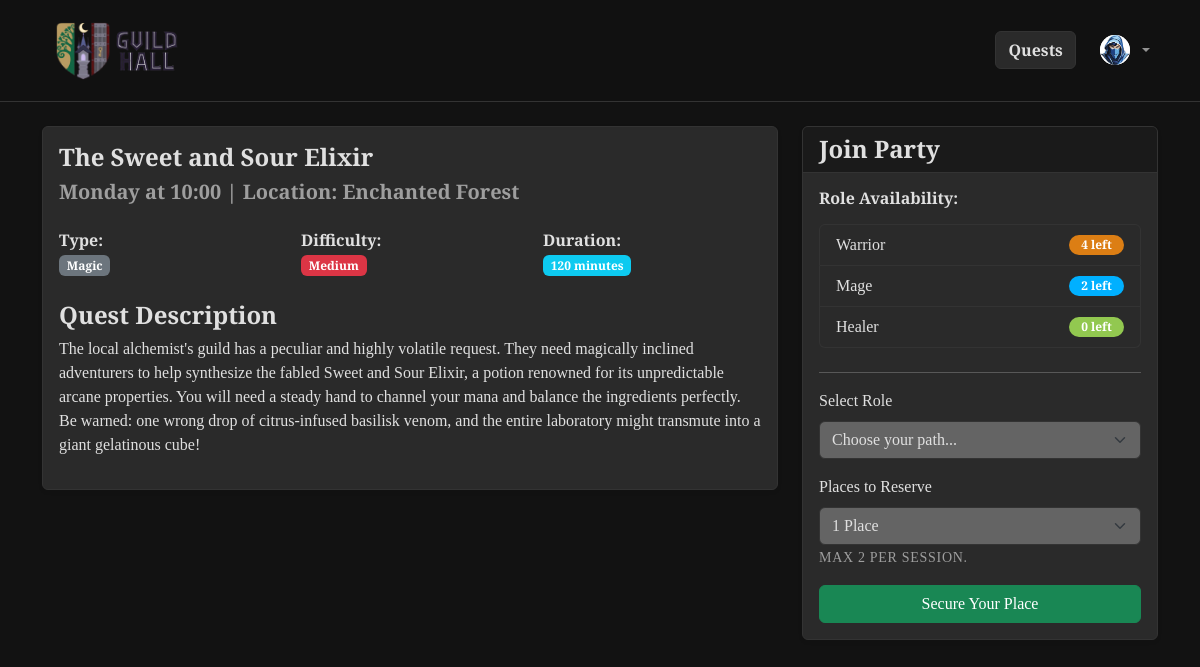
/session/1 (signed in), run on the app's committed database.
### tables this page shows
CREATE TABLE "quests" (
	"QId"	INTEGER,
	"title"	TEXT NOT NULL,
	"duration"	INTEGER NOT NULL,
	"quest_type"	TEXT NOT NULL,
	"difficulty"	TEXT NOT NULL,
	"description"	TEXT,
	"image_filename"	TEXT,
	PRIMARY KEY("QId" AUTOINCREMENT)
);

### app.py (the view, shortened to what this page needs)
@app.route('/session/<int:session_id>', methods=['GET', 'POST'])
@app.route('/session/<int:session_id>', methods=['GET', 'POST'])
def session_detail(session_id):
    session_data = db.get_session_details(session_id)
    if not session_data:
        flash("Quest session not found.", "danger")
        return redirect(url_for('index'))
    availability = db.get_role_availability(session_id)
    session_total = util.get_total_hours(session_data['day'], session_data['start_time'])
    current_total = util.get_total_hours(SIMULATED_DAY, SIMULATED_TIME)
    is_expired = session_total < current_total
    return render_template(
        'session_detail.html',
        session=session_data,
        availability=availability,
        is_expired=is_expired
    )

### app.py (called while the page is built)
@login_manager.user_loader
def load_user(user_id):
    return db.get_user_by_id(user_id)

### db.py (called while the page is built)
def get_db_connection():
    conn = sqlite3.connect('database.db')
    conn.row_factory = sqlite3.Row
    return conn

def get_user_by_id(uid):
    conn = get_db_connection()
    cursor = conn.cursor()
    query = 'SELECT * FROM users WHERE UId = ?'
    cursor.execute(query, (uid,))
    user_row = cursor.fetchone()
    conn.close()
    if user_row:
        return User(id=user_row['UId'],
                    username=user_row['username'],
                    role=user_row['role'],
                    avatar_filename=user_row['avatar_filename'])
    return None

def get_session_details(sid):
    conn = get_db_connection()
    query = '''
        SELECT sessions.SId, sessions.day, sessions.start_time, sessions.location,
               quests.title, quests.duration, quests.quest_type, quests.difficulty,
               quests.description, quests.image_filename
        FROM sessions
        JOIN quests ON sessions.QId = quests.QId
        WHERE sessions.SId = ?
    '''
    session_data = conn.execute(query, (sid,)).fetchone()
    conn.close()
    return session_data

def get_role_availability(sid):
    conn = get_db_connection()
    query = '''
        SELECT party_role, SUM(places_reserved) as taken
        FROM participations
        WHERE SId = ?
        GROUP BY party_role
    '''
    results = conn.execute(query, (sid,)).fetchall()
    conn.close()
    availability = {'Warrior': 4, 'Mage': 3, 'Healer': 2}
    for row in results:
        role = row['party_role']
        if role in availability: # check if this "if" statement is necessary or not
            availability[role] -= row['taken']
    return availability

### util.py (called while the page is built)
def get_total_hours(day_str, time_str):
    days = {
        "Monday": 0, "Tuesday": 1, "Wednesday": 2, "Thursday": 3,
        "Friday": 4, "Saturday": 5, "Sunday": 6
    }
    hours, minutes = map(int, time_str.split(':'))
    return (days[day_str] * 24) + hours + (minutes / 60.0)

### templates/session_detail.html (shortened to what this page needs)
{% extends 'base.html' %}
{% block content %}
<div class="row">
    <div class="col-md-8">
        <div class="card shadow-sm mb-4">
            <div class="card-body">
                <h2 class="card-title">{{ session.title }}</h2>
                <h5 class="text-muted mb-4">{{ session.day }} at {{ session.start_time }} | Location: {{ session.location }}</h5>
                <div class="row mb-4">
                    <div class="col-sm-4">
                        <strong>Type:</strong> <br>
                        <span class="badge bg-secondary">{{ session.quest_type|capitalize }}</span>
                    </div>
                    <div class="col-sm-4">
                        <strong>Difficulty:</strong> <br>
                        <span class="badge bg-danger">{{ session.difficulty|capitalize }}</span>
                    </div>
                    <div class="col-sm-4">
                        <strong>Duration:</strong> <br>
                        <span class="badge bg-info">{{ session.duration }} minutes</span>
                    </div>
                </div>
                <h4>Quest Description</h4>
                <p>{{ session.description }}</p>
            </div>
        </div>
    </div>
    <div class="col-md-4">
        <div class="card shadow-sm">
            <div class="card-header bg-dark text-white">
                <h4 class="mb-0">Join Party</h4>
            </div>
            <div class="card-body">
                <h6 class="mb-3">Role Availability:</h6>
                <ul class="list-group mb-4">
                    <li class="list-group-item d-flex justify-content-between align-items-center">
                        Warrior
                        <span class="badge badge-warrior rounded-pill">{{ availability['Warrior'] }} left</span>
                    </li>
                    <li class="list-group-item d-flex justify-content-between align-items-center">
                        Mage
                        <span class="badge badge-mage rounded-pill">{{ availability['Mage'] }} left</span>
                    </li>
                    <li class="list-group-item d-flex justify-content-between align-items-center">
                        Healer
                        <span class="badge badge-healer rounded-pill">{{ availability['Healer'] }} left</span>
                    </li>
                </ul>
                <hr>
                {% if not current_user.is_authenticated %}
                    <p class="text-muted">You must log in to join this quest session.</p>
                    <a href="{{ url_for('login') }}" class="btn btn-primary w-100">Log In</a>
                {% elif current_user.role == 'guild_master' %}
                    <div class="alert alert-warning">Guild Masters cannot join quests.</div>
                {% elif is_expired %}
                    <div class="alert alert-danger text-center">This quest session has already passed.</div>
                    <button class="btn btn-secondary w-100" disabled>Session Expired</button>
                {% else %}
                    <form method="POST" action="{{ url_for('session_detail', session_id=session.SId) }}">
                        <div class="mb-3">
                            <label for="party_role" class="form-label">Select Role</label>
                            <select class="form-select" id="party_role" name="party_role" required>
                                <option value="" disabled selected>Choose your path...</option>
                            </select>
                        </div>
                        <div class="mb-3">
                            <label for="places_reserved" class="form-label">Places to Reserve</label>
                            <select class="form-select" id="places_reserved" name="places_reserved" required>
                                <option value="1">1 Place</option>
                            </select>
                            <small class="text-muted">Max 2 per session.</small>
                        </div>
                        <button type="submit" class="btn btn-success w-100">Secure Your Place</button>
                    </form>
                {% endif %}
            </div>
        </div>
    </div>
</div>
{% endblock %}

### static/css/style.css (style rules this page uses)
:root { --bg-obsidian: #121212; --surface-parchment: #2A2A2A; --text-primary: #E0E0E0; --text-muted: #9E9E9E; --accent-magic: #39FF14; --role-warrior: #dc7e14; --role-mage: #00b0ff; --role-healer: #92c850; --border-dim: #333333; }
body { background-color: var(--bg-obsidian); color: var(--text-primary); font-family: 'EB Garamond', serif; }
h1, h2, h3, h4, h5, h6, .navbar-brand { font-family: 'Cinzel', serif; font-weight: 600; color: var(--text-primary); }
h2 { font-size: 1.5rem; }
p { font-size: 1rem; font-weight: 400; }
small { font-size: 0.875rem; text-transform: uppercase; letter-spacing: 0.05em; color: var(--text-muted); }
.card, .bg-light, .bg-white { background-color: var(--surface-parchment) !important; border: 1px solid var(--border-dim) !important; color: var(--text-primary) !important; }
.card-header.bg-dark { background-color: #1a1a1a !important; border-bottom: 1px solid var(--border-dim); }
.text-muted { color: var(--text-muted) !important; }
.form-control, .form-select { background-color: #646464; border: 1px solid var(--border-dim); color: var(--text-primary); }
.badge { color: white; }
.badge-warrior { background-color: var(--role-warrior); width: 55px; }
.badge-mage { background-color: var(--role-mage); width: 55px; }
.badge-healer { background-color: var(--role-healer); width: 55px; }
.list-group-item { background-color: transparent !important; color: var(--text-primary) !important; border-color: var(--border-dim) !important; }
.card-title { white-space: nowrap; overflow: hidden; text-overflow: ellipsis; }
.btn-success { --bs-btn-bg: #198754 !important; }

### data on the page
quests: title "The Sweet and Sour Elixir", quest_type "Magic", difficulty "Medium", duration "120", description "The local alchemist's guild has a peculiar and highly volatile request. They need magically inclined adventurers to help synthesize the fabled Sweet and Sour Elixir, a potion renowned for its unpredictable arcane properties. You will need a steady hand to channel your mana and balance the ingredients perfectly. Be warned: one wrong drop of citrus-infused basilisk venom, and the entire laboratory might transmute into a giant gelatinous cube!"

### other printed values
{{ session.day }} "Monday"
{{ session.start_time }} "10:00"
{{ session.location }} "Enchanted Forest"
{{ availability['Warrior'] }} "4"
{{ availability['Mage'] }} "2"
{{ availability['Healer'] }} "0"
